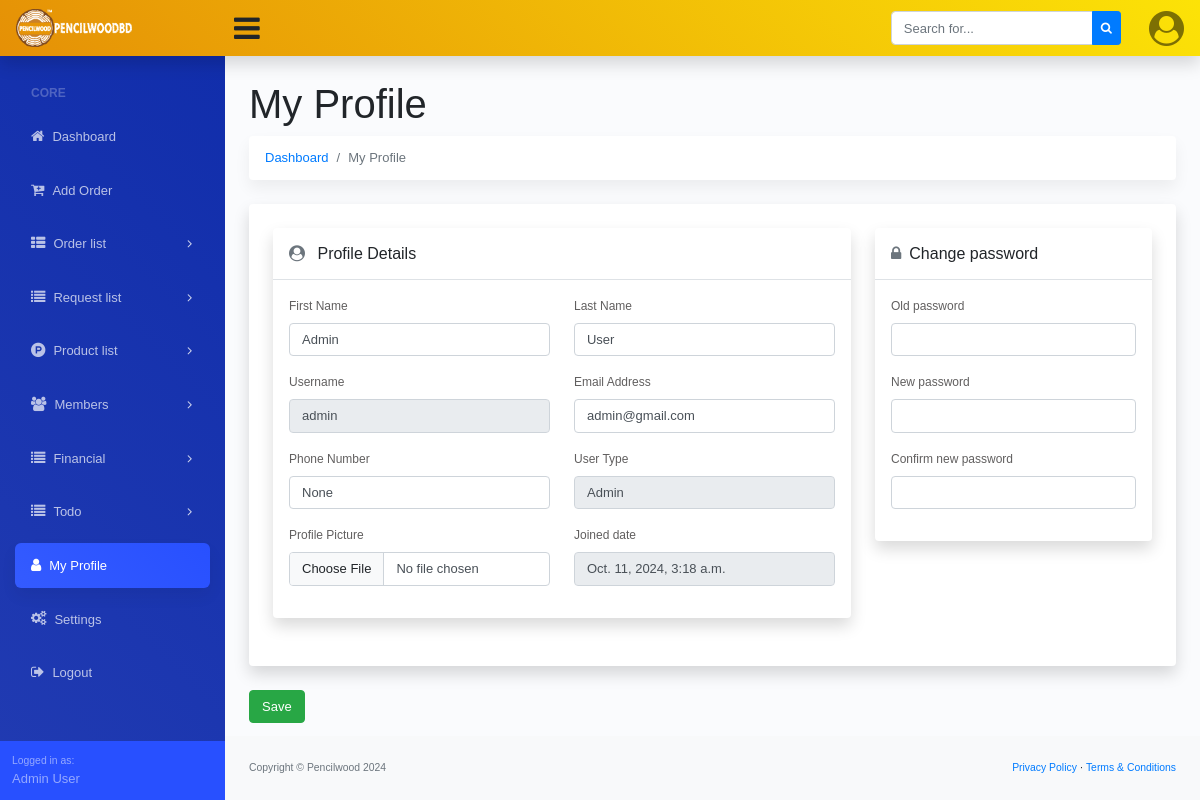
The app's page /my-profile/ (signed in), older data.
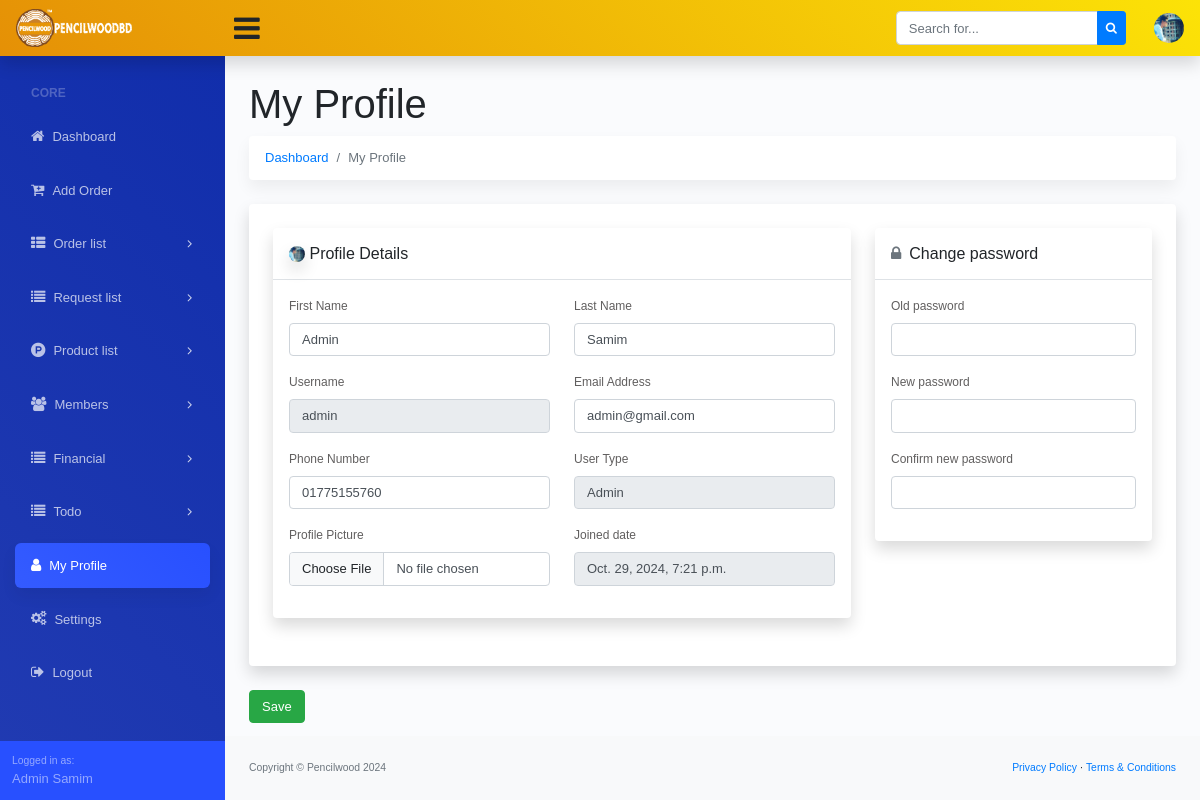
The same page, newer data.
### account/models.py (models this page shows, shortened)
class Custom_User(AbstractUser):
    USER_TYPE = (
        ('Admin', 'Admin'),
        ('Staff', 'Staff'),
    )
    user_type = models.CharField(max_length=20, choices=USER_TYPE, blank=True, null=True)
    email = models.EmailField(("email address"), blank=True, unique=True)
    phone_number = models.CharField(max_length=14, blank=True, null=True)
    profile_picture = models.ImageField(upload_to='profile-picture/', blank=True, null=True)
    USERNAME_FIELD = "email"
    REQUIRED_FIELDS = ["username"]

### account/views.py (the view, shortened to what this page needs)
# urls.py: path('my-profile/', MyProfileView.as_view(), name='my_profile'),
class MyProfileView(LoginRequiredMixin, View):
    template_name = 'account/my_profile.html'
    def get(self, request, *args, **kwargs):
        return render(request, self.template_name)

### dashboard/context_processor.py (called while the page is built)
def website_settings(request):
    website_setting = Site_Settings.objects.all().first()
    return {'website_setting': website_setting}

### templates/account/my_profile.html (shortened to what the changed rows need)
{% extends '../base.html' %}
{% block dashboard_body %}
<main>
   <div class="container-fluid">
      <h1 class="mt-4">My Profile</h1>
      <form method="POST" enctype="multipart/form-data">
         <div class="row">
            <div class="col-xl-12">
               <div class="card mb-4 order-list">
                  <div class="gold-members p-4">
                     <div class="row">
                        <div class="col-md-8 add_top_30">
                           <div class="card mb-4 order-list">
                              <div class="gold-members">
                                 <div class="box_general padding_bottom">
                                    <div class="header_box version_2 border-bottom p-3">
                                       <h6 class="m-0">
                                          {% if request.user.profile_picture %}
                                          <img src="{{request.user.profile_picture.url}}" alt="profile-picture" style="width: 16px; height: auto; border-radius: 100%;">
                                          {% else %}
                                          <i class="fa fa-user-circle text-muted mr-2"></i>
                                          {% endif %}
                                          Profile Details
                                       </h6>
                                    </div>
                                    <div class="p-3">
                                       <div class="row">
                                          <div class="col-md-6">
                                             <div class="form-group">
                                                <label>First Name</label>
                                                <input type="text" class="form-control"
                                                   value="{{request.user.first_name}}" name="first_name">
                                             </div>
                                          </div>
                                          <div class="col-md-6">
                                             <div class="form-group">
                                                <label>Last Name</label>
                                                <input type="text" class="form-control" value="{{request.user.last_name}}"
                                                   name="last_name">
                                             </div>
                                          </div>
                                       </div>
                                       <div class="row">
                                          <div class="col-md-6">
                                             <div class="form-group">
                                                <label>Username</label>
                                                <input type="text" class="form-control"
                                                   value="{{request.user.username}}" readonly name="username">
                                             </div>
                                          </div>
                                          <div class="col-md-6">
                                             <div class="form-group">
                                                <label>Email Address</label>
                                                <input type="email" class="form-control" value="{{request.user.email}}"
                                                   name="email">
                                             </div>
                                          </div>
                                       </div>
                                       <div class="row">
                                          <div class="col-md-6">
                                             <div class="form-group">
                                                <label>Phone Number</label>
                                                <input type="text" class="form-control"
                                                   value="{{request.user.phone_number}}" name="phone_number">
                                             </div>
                                          </div>
                                          <div class="col-md-6">
                                             <div class="form-group">
                                                <label>User Type</label>
                                                <input type="text" class="form-control" readonly
                                                   value="{{request.user.user_type}}">
                                             </div>
                                          </div>
                                       </div>
                                       <div class="row">
                                          <div class="col-md-6">
                                             <div class="form-group">
                                                <label>Joined date</label>
                                                <input type="text" class="form-control"
                                                   value="{{request.user.date_joined}}" readonly disabled>
                                             </div>
                                          </div>
                                       </div>
                                    </div>
                                 </div>
                              </div>
                           </div>
                        </div>
                     </div>
                  </div>
               </div>
            </div>
         </div>
      </form>
   </div>
</main>
{% endblock dashboard_body %}

### templates/navbar.html (shortened to what this page needs)
{% load static %}
<nav class="sb-topnav navbar navbar-expand navbar-light shadow-sm bg-warning">
    <a class="navbar-brand" href="{% url 'dashboard' %}">
        <img alt="logo" src="
        {% if website_setting.logo %}
        {{website_setting.logo.url}}
        {% endif %}
        " width="60%">
    </a>
    <button class="btn btn-link btn-sm order-1 order-lg-0" id="sidebarToggle" href="#"
        style="font-size: 30px !important;"><i class="fa fa-bars"></i></button>
    <form class="d-none d-md-inline-block form-inline ml-auto mr-0 mr-md-3 my-2 my-md-0">
        <div class="input-group">
            <input class="form-control" type="text" placeholder="Search for..." aria-label="Search"
                aria-describedby="basic-addon2" />
            <div class="input-group-append">
                <button class="btn btn-primary btn-sm" type="button"><i class="fa fa-search"></i></button>
            </div>
        </div>
    </form>
    <ul class="navbar-nav ml-auto ml-md-0">
        <li class="nav-item dropdown no-arrow ml-1 osahan-profile-dropdown">
            <a class="nav-link dropdown-toggle pr-0" href="#" role="button" data-toggle="dropdown" aria-haspopup="true"
                aria-expanded="false">
                {% if request.user.profile_picture %}
                <img class="img-profile rounded-circle" src="{{request.user.profile_picture.url}}">
                {% else %}
                <i class="fa fa-user-circle" style="font-size: 35px;"></i>
                {% endif %}
            </a>
        </li>
    </ul>
</nav>

### templates/side_navbar.html (shortened to what this page needs)
{% url 'dashboard' as admin_dashboard_url %}
<nav class="sb-sidenav accordion sb-sidenav-dark" id="sidenavAccordion">
    <div class="sb-sidenav-menu">
        <div class="nav">
            <div class="sb-sidenav-menu-heading">Core</div>
            <a class="nav-link Active" href="{{admin_dashboard_url}}">
                <div class="sb-nav-link-icon"><i class="fa fa-home"></i></div>
                Dashboard
            </a>
            <a class="nav-link Active" href="{% url 'add_new_order' %}">
                <div class="sb-nav-link-icon"><i class="fa fa-cart-plus"></i></div>
                Add Order
            </a>
            <a class="nav-link collapsed" href="#" data-toggle="collapse" data-target="#collapseOrder"
                aria-expanded="false" aria-controls="collapseOrder">
                <div class="sb-nav-link-icon"><i class="fa fa-th-list"></i></div>
                Order list
                <div class="sb-sidenav-collapse-arrow"><i class="fa fa-angle-down"></i></div>
            </a>
            <a class="nav-link collapsed" href="#" data-toggle="collapse" data-target="#collapseRequest"
                aria-expanded="false" aria-controls="collapseRequest">
                <div class="sb-nav-link-icon"><i class="fa fa-list"></i></div>
                Request list
                <div class="sb-sidenav-collapse-arrow"><i class="fa fa-angle-down"></i></div>
            </a>
            <a class="nav-link collapsed" href="#" data-toggle="collapse" data-target="#collapseProduct"
                aria-expanded="false" aria-controls="collapseProduct">
                <div class="sb-nav-link-icon"><i class="fa fa-product-hunt"></i></div>
                Product list
                <div class="sb-sidenav-collapse-arrow"><i class="fa fa-angle-down"></i></div>
            </a>
            {% if request.user.user_type == 'Admin' %}
            <a class="nav-link collapsed" href="#" data-toggle="collapse" data-target="#collapseMembers"
                aria-expanded="false" aria-controls="collapseMembers">
                <div class="sb-nav-link-icon"><i class="fa fa-users"></i></div>
                Members
                <div class="sb-sidenav-collapse-arrow"><i class="fa fa-angle-down"></i></div>
            </a>
            {% endif %}
            <a class="nav-link collapsed" href="#" data-toggle="collapse" data-target="#collapseFinancial"
                aria-expanded="false" aria-controls="collapseRequest">
                <div class="sb-nav-link-icon"><i class="fa fa-list"></i></div>
                Financial
                <div class="sb-sidenav-collapse-arrow"><i class="fa fa-angle-down"></i></div>
            </a>
            <a class="nav-link collapsed" href="#" data-toggle="collapse" data-target="#collapseTodo"
                aria-expanded="false" aria-controls="collapseRequest">
                <div class="sb-nav-link-icon"><i class="fa fa-list"></i></div>
                Todo
                <div class="sb-sidenav-collapse-arrow"><i class="fa fa-angle-down"></i></div>
            </a>
            <a class="nav-link Active" href="{% url 'my_profile' %}">
                <div class="sb-nav-link-icon"><i class="fa fa-user"></i></div>
                My Profile
            </a>
            {% if request.user.user_type == 'Admin' %}
            <a class="nav-link Active" href="{% url 'settings' %}">
                <div class="sb-nav-link-icon"><i class="fa fa-gears"></i></div>
                Settings
            </a>
            {% endif %}
            <a class="nav-link" href="{% url 'logout' %}">
                <div class="sb-nav-link-icon"><i class="fa fa-sign-out"></i></div>
                Logout
            </a>
        </div>
    </div>
    <div class="sb-sidenav-footer">
        <div class="small">Logged in as:</div>
        {{request.user.first_name}} {{request.user.last_name}}
    </div>
</nav>

Row changes from the older to the newer data that the page shows:
changed Custom_User "Admin": user.profile_picture: picture added; user.last_name "User" → "Samim"; last_name "User" → "Samim"; phone_number "None" → "01775155760"; user.date_joined "Oct. 11, 2024, 3:18 a.m." → "Oct. 29, 2024, 7:21 p.m."
